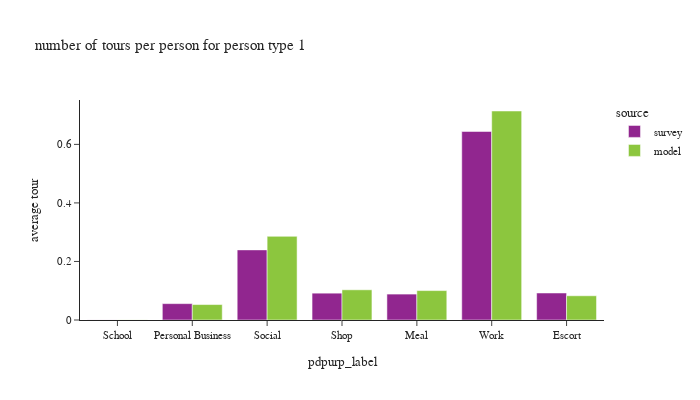

The notebook cell saved with this chart:
### Code cell
plot_by_pptyp(df_tour, '1')

### Figure 1 — Plotly figure (JSON) as saved in the notebook; plotly's stock layout.template omitted (floating-point values rounded to 4 significant figures)
{"data": [{"alignmentgroup": "True", "hovertemplate": "source=survey<br>pdpurp_label=%{x}<br>average tour=%{y}<extra></extra>", "legendgroup": "survey", "marker": {"color": "#91268F", "pattern": {"shape": ""}}, "name": "survey", "offsetgroup": "survey", "orientation": "v", "showlegend": true, "textposition": "auto", "type": "bar", "x": ["School", "Personal Business", "Social", "Shop", "Meal", "Work", "Escort"], "xaxis": "x", "y": [0.000248, 0.05591, 0.2396, 0.09167, 0.08852, 0.6441, 0.09225], "yaxis": "y"}, {"alignmentgroup": "True", "hovertemplate": "source=model<br>pdpurp_label=%{x}<br>average tour=%{y}<extra></extra>", "legendgroup": "model", "marker": {"color": "#8CC63E", "pattern": {"shape": ""}}, "name": "model", "offsetgroup": "model", "orientation": "v", "showlegend": true, "textposition": "auto", "type": "bar", "x": ["Meal", "Work", "Personal Business", "Social", "School", "Escort", "Shop"], "xaxis": "x", "y": [0.1005, 0.714, 0.05276, 0.2858, 0.0002968, 0.08279, 0.1031], "yaxis": "y"}], "layout": {"barmode": "group", "font": {"size": 11}, "height": 400, "legend": {"title": {"text": "source"}, "tracegroupgap": 0}, "title": {"text": "number of tours per person for person type 1"}, "width": 700, "xaxis": {"anchor": "y", "domain": [0.0, 1.0], "title": {"text": "pdpurp_label"}}, "yaxis": {"anchor": "x", "domain": [0.0, 1.0], "tickformat": ".2", "title": {"text": "average tour"}}}}
